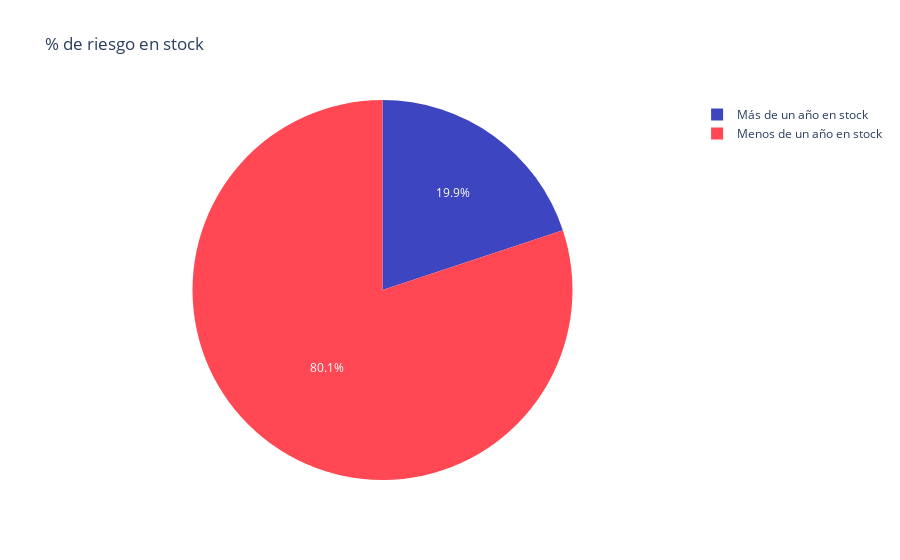

Notebook code for this chart:
### Code cell
labels = riesgo_stock['stock']
values = riesgo_stock['casas']
colores = ['#3d45c0', '#ff4853']
# Crear el gráfico de pastel
fig = go.Figure(data=[go.Pie(
    labels=labels, 
    values=values, 
    sort=False,    
    marker=dict(colors=colores,)
)])
fig.update_layout(title="% de riesgo en stock")
# Exportar gráfica como archivo HTML
def guardar_grafico_como_html(fig, nombre_archivo, carpeta='graficas'):
    # Crear la carpeta si no existe
    if not os.path.exists(carpeta):
        os.makedirs(carpeta)
    
    # Gráfica como archivo HTML en la carpeta especificada
    pio.write_html(fig, f'{carpeta}/{nombre_archivo}.html')

# Exportar
guardar_grafico_como_html(fig, 'g_pie_riesgo_pachuca', carpeta='graficas')
fig.show()

### Figure 1 — Plotly figure (JSON) as saved in the notebook; plotly's stock layout.template omitted (floating-point values rounded to 4 significant figures)
{"data": [{"labels": ["Más de un año en stock", "Menos de un año en stock"], "marker": {"colors": ["#3d45c0", "#ff4853"]}, "sort": false, "type": "pie", "values": [411, 1654]}], "layout": {"title": {"text": "% de riesgo en stock"}}}
